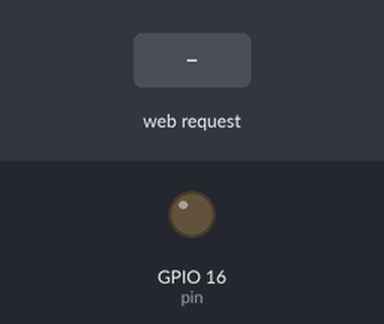
The sketch below on a simulated ESP8266 (NodeMCU). On the bench: output pins drawn as LEDs (lit = HIGH). The test bench sets the inputs (shaded band). WiFi joins after 1.5 s; servers stay silent unless stated; what the sketch prints to the serial monitor is not drawn.

Above: at 2.7 s.
2.8 s: HTTP request GET /command?msg=light_on received
At 4.2 s:
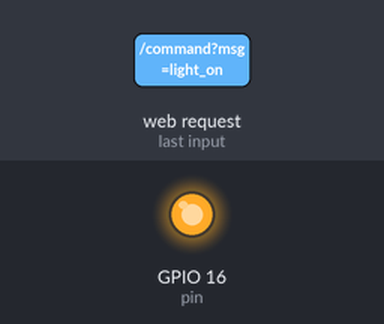
5.8 s: HTTP request GET /command?msg=light_off received
At 6.5 s:
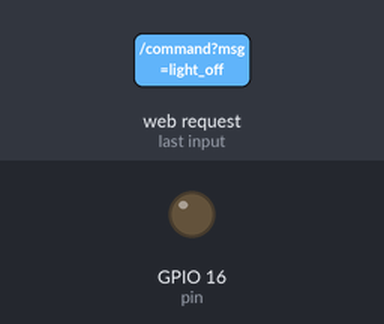
Timing chart, 0 to 8.8 s (numbered marks = the images above; inputs shaded):
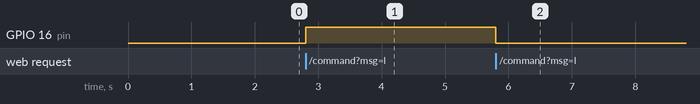

The sketch:

sketch_nov15a.ino
```cpp
#include <ESP8266WiFi.h>
#include <ESP8266WebServer.h>
#define pin 16
const char* ssid = "Redmi A3";
const char* password = "Anoop@689102";

ESP8266WebServer server(80);

void setup() {
  pinMode(pin,OUTPUT);
  Serial.begin(115200);
  WiFi.begin(ssid, password);

  Serial.print("Connecting");
  while (WiFi.status() != WL_CONNECTED) {
    delay(500);
    Serial.print(".");
  }

  Serial.println("");
  Serial.println("Connected to WiFi");
  Serial.print("ESP IP Address: ");
  Serial.println(WiFi.localIP());

  // Handle command from Python
  server.on("/command", []() {
    String msg = server.arg("msg");
    Serial.print("Received command: ");
    Serial.println(msg);

    // -------- YOUR ACTIONS HERE ---------
    if (msg == "light_on") {
       digitalWrite(pin, HIGH);
       Serial.println("on");
    }
    if (msg == "light_off") {
       digitalWrite(pin, LOW);
       Serial.println("on");
    }

    server.send(200, "text/plain", "OK");
  });

  server.begin();
}

void loop() {
  server.handleClient();
}
```

Measured:
- after the input at 2.8 s, GPIO 16 (pin): LOW → HIGH at once
- after the input at 5.8 s, GPIO 16 (pin): HIGH → LOW at once
